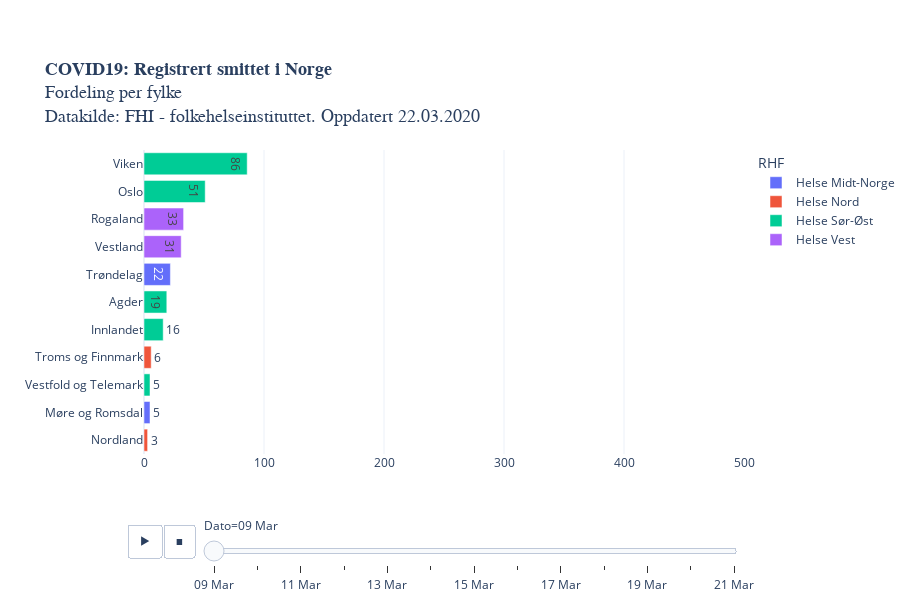

Notebook code cell kept with this figure:
### Code cell
legend = [i for i in vekst["RHF"].unique()]
legend.sort()

fig = px.bar(melted, 
             x='Registrerte smittede', y='Fylke', animation_frame="variable",
             animation_group="Fylke",
             orientation='h',
             category_orders={"RHF": legend},
             labels = {"Veksttakt": "daglig vekst (%)", "variable": "Dato"},
             color='RHF',
             text="Registrerte smittede",
             height=600,
             title = "<b>COVID19: Registrert smittet i Norge</b><br>Fordeling per fylke<br>Datakilde: FHI - folkehelseinstituttet. Oppdatert " +datetime.today().strftime('%d.%m.%Y'),
             template = "plotly_white",
             range_x=[0,600]
                 ).update_yaxes(categoryorder="total ascending")

fig.layout.coloraxis.showscale = False

fig.update_layout(
    yaxis=dict(
        separatethousands=True,
        categoryorder = 'total ascending',
        title_text="",
        fixedrange=True,
    ), xaxis=dict(fixedrange=True,
                 title_text=""),
    title_font=dict(family="Helvetica", size=18),
        margin=dict(b=150)) #bottom margin

fig.update_layout(autosize=True,
    margin=dict(l=100, r=100, t=150, b=0),
    paper_bgcolor='rgba(0, 0, 0, 0)'
    #plot_bgcolor='rgb(248, 248, 255)'    
                 )

#plotly.offline.plot(fig, filename='COVID19_fylkesutvikling_animation.html')
py.plot(fig, filename='COVID19_fylkesutvikling_animation.html')
fig.show()

### Figure 1 — Plotly figure (JSON) as saved in the notebook; plotly's stock layout.template omitted (floating-point values rounded to 4 significant figures)
{"data": [{"alignmentgroup": "True", "hoverlabel": {"namelength": 0}, "hovertemplate": "RHF=Helse Midt-Norge<br>Dato=09 Mar<br>Registrerte smittede=%{text}<br>Fylke=%{y}", "ids": ["Møre og Romsdal", "Trøndelag"], "legendgroup": "Helse Midt-Norge", "marker": {"color": "#636efa"}, "name": "Helse Midt-Norge", "offsetgroup": "Helse Midt-Norge", "orientation": "h", "showlegend": true, "text": [5, 22], "textposition": "auto", "type": "bar", "x": [5, 22], "xaxis": "x", "y": ["Møre og Romsdal", "Trøndelag"], "yaxis": "y"}, {"alignmentgroup": "True", "hoverlabel": {"namelength": 0}, "hovertemplate": "RHF=Helse Nord<br>Dato=09 Mar<br>Registrerte smittede=%{text}<br>Fylke=%{y}", "ids": ["Nordland", "Troms og Finnmark"], "legendgroup": "Helse Nord", "marker": {"color": "#EF553B"}, "name": "Helse Nord", "offsetgroup": "Helse Nord", "orientation": "h", "showlegend": true, "text": [3, 6], "textposition": "auto", "type": "bar", "x": [3, 6], "xaxis": "x", "y": ["Nordland", "Troms og Finnmark"], "yaxis": "y"}, {"alignmentgroup": "True", "hoverlabel": {"namelength": 0}, "hovertemplate": "RHF=Helse Sør-Øst<br>Dato=09 Mar<br>Registrerte smittede=%{text}<br>Fylke=%{y}", "ids": ["Agder", "Vestfold og Telemark", "Viken", "Innlandet", "Oslo"], "legendgroup": "Helse Sør-Øst", "marker": {"color": "#00cc96"}, "name": "Helse Sør-Øst", "offsetgroup": "Helse Sør-Øst", "orientation": "h", "showlegend": true, "text": [19, 5, 86, 16, 51], "textposition": "auto", "type": "bar", "x": [19, 5, 86, 16, 51], "xaxis": "x", "y": ["Agder", "Vestfold og Telemark", "Viken", "Innlandet", "Oslo"], "yaxis": "y"}, {"alignmentgroup": "True", "hoverlabel": {"namelength": 0}, "hovertemplate": "RHF=Helse Vest<br>Dato=09 Mar<br>Registrerte smittede=%{text}<br>Fylke=%{y}", "ids": ["Rogaland", "Vestland"], "legendgroup": "Helse Vest", "marker": {"color": "#ab63fa"}, "name": "Helse Vest", "offsetgroup": "Helse Vest", "orientation": "h", "showlegend": true, "text": [33, 31], "textposition": "auto", "type": "bar", "x": [33, 31], "xaxis": "x", "y": ["Rogaland", "Vestland"], "yaxis": "y"}], "layout": {"autosize": true, "barmode": "relative", "coloraxis": {"showscale": false}, "height": 600, "legend": {"title": {"text": "RHF"}, "tracegroupgap": 0}, "margin": {"b": 0, "l": 100, "r": 100, "t": 150}, "paper_bgcolor": "rgba(0, 0, 0, 0)", "sliders": [{"active": 0, "currentvalue": {"prefix": "Dato="}, "len": 0.9, "pad": {"b": 10, "t": 60}, "steps": [{"args": [["09 Mar"], {"frame": {"duration": 0, "redraw": true}, "fromcurrent": true, "mode": "immediate", "transition": {"duration": 0, "easing": "linear"}}], "label": "09 Mar", "method": "animate"}, {"args": [["10 Mar"], {"frame": {"duration": 0, "redraw": true}, "fromcurrent": true, "mode": "immediate", "transition": {"duration": 0, "easing": "linear"}}], "label": "10 Mar", "method": "animate"}, {"args": [["11 Mar"], {"frame": {"duration": 0, "redraw": true}, "fromcurrent": true, "mode": "immediate", "transition": {"duration": 0, "easing": "linear"}}], "label": "11 Mar", "method": "animate"}, {"args": [["12 Mar"], {"frame": {"duration": 0, "redraw": true}, "fromcurrent": true, "mode": "immediate", "transition": {"duration": 0, "easing": "linear"}}], "label": "12 Mar", "method": "animate"}, {"args": [["13 Mar"], {"frame": {"duration": 0, "redraw": true}, "fromcurrent": true, "mode": "immediate", "transition": {"duration": 0, "easing": "linear"}}], "label": "13 Mar", "method": "animate"}, {"args": [["14 Mar"], {"frame": {"duration": 0, "redraw": true}, "fromcurrent": true, "mode": "immediate", "transition": {"duration": 0, "easing": "linear"}}], "label": "14 Mar", "method": "animate"}, {"args": [["15 Mar"], {"frame": {"duration": 0, "redraw": true}, "fromcurrent": true, "mode": "immediate", "transition": {"duration": 0, "easing": "linear"}}], "label": "15 Mar", "method": "animate"}, {"args": [["16 Mar"], {"frame": {"duration": 0, "redraw": true}, "fromcurrent": true, "mode": "immediate", "transition": {"duration": 0, "easing": "linear"}}], "label": "16 Mar", "method": "animate"}, {"args": [["17 Mar"], {"frame": {"duration": 0, "redraw": true}, "fromcurrent": true, "mode": "immediate", "transition": {"duration": 0, "easing": "linear"}}], "label": "17 Mar", "method": "animate"}, {"args": [["18 Mar"], {"frame": {"duration": 0, "redraw": true}, "fromcurrent": true, "mode": "immediate", "transition": {"duration": 0, "easing": "linear"}}], "label": "18 Mar", "method": "animate"}, {"args": [["19 Mar"], {"frame": {"duration": 0, "redraw": true}, "fromcurrent": true, "mode": "immediate", "transition": {"duration": 0, "easing": "linear"}}], "label": "19 Mar", "method": "animate"}, {"args": [["20 Mar"], {"frame": {"duration": 0, "redraw": true}, "fromcurrent": true, "mode": "immediate", "transition": {"duration": 0, "easing": "linear"}}], "label": "20 Mar", "method": "animate"}, {"args": [["21 Mar"], {"frame": {"duration": 0, "redraw": true}, "fromcurrent": true, "mode": "immediate", "transition": {"duration": 0, "easing": "linear"}}], "label": "21 Mar", "method": "animate"}], "x": 0.1, "xanchor": "left", "y": 0, "yanchor": "top"}], "title": {"font": {"family": "Helvetica", "size": 18}, "text": "<b>COVID19: Registrert smittet i Norge</b><br>Fordeling per fylke<br>Datakilde: FHI - folkehelseinstituttet. Oppdatert 22.03.2020"}, "updatemenus": [{"buttons": [{"args": [null, {"frame": {"duration": 500, "redraw": true}, "fromcurrent": true, "mode": "immediate", "transition": {"duration": 500, "easing": "linear"}}], "label": "&#9654;", "method": "animate"}, {"args": [[null], {"frame": {"duration": 0, "redraw": true}, "fromcurrent": true, "mode": "immediate", "transition": {"duration": 0, "easing": "linear"}}], "label": "&#9724;", "method": "animate"}], "direction": "left", "pad": {"r": 10, "t": 70}, "showactive": false, "type": "buttons", "x": 0.1, "xanchor": "right", "y": 0, "yanchor": "top"}], "xaxis": {"anchor": "y", "domain": [0, 1], "fixedrange": true, "range": [0, 500], "title": {"text": ""}}, "yaxis": {"anchor": "x", "categoryorder": "total ascending", "domain": [0, 1], "fixedrange": true, "separatethousands": true, "title": {"text": ""}}}}
